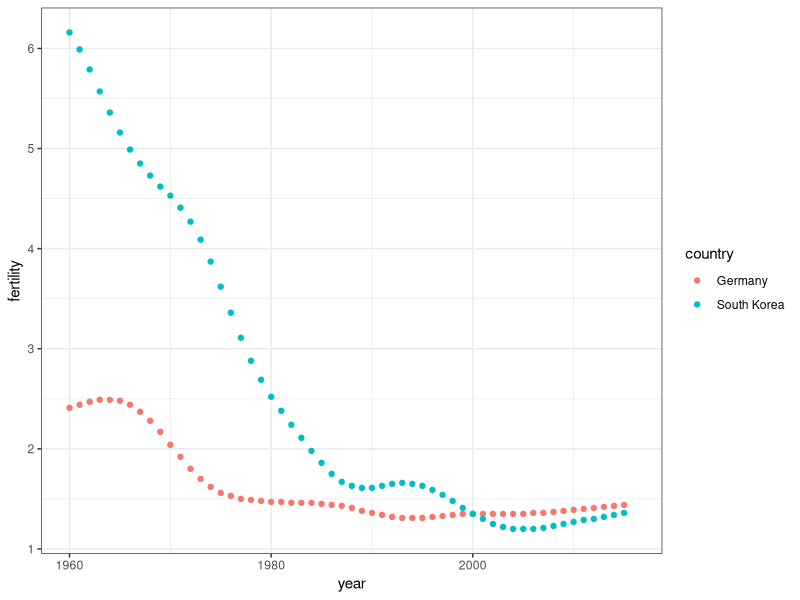

R code for this plot:
## ---- chunk 1
library(tidyverse)
library(dslabs)
ds_theme_set()
## ---- chunk 2
# sequence of numbers 1:
a <- seq(1,5)

a

# sequence of numbers 2:
b <- seq(3,12)

b


## ---- chunk 3

a %in% b

## ---- chunk 4

data("gapminder")

tidy_data <- gapminder %>% filter(country %in% c("South Korea", "Germany")) %>% select(country, year, fertility)

head(tidy_data)

## ---- chunk 5
tidy_data %>% ggplot(aes(year,fertility,color = country)) + geom_point()

## ---- chunk 6


## ---- chunk 7
#wide_data <- read_csv('fertility-two-countries-example.csv')
#select(wide_data, country, '1960':'1967')
